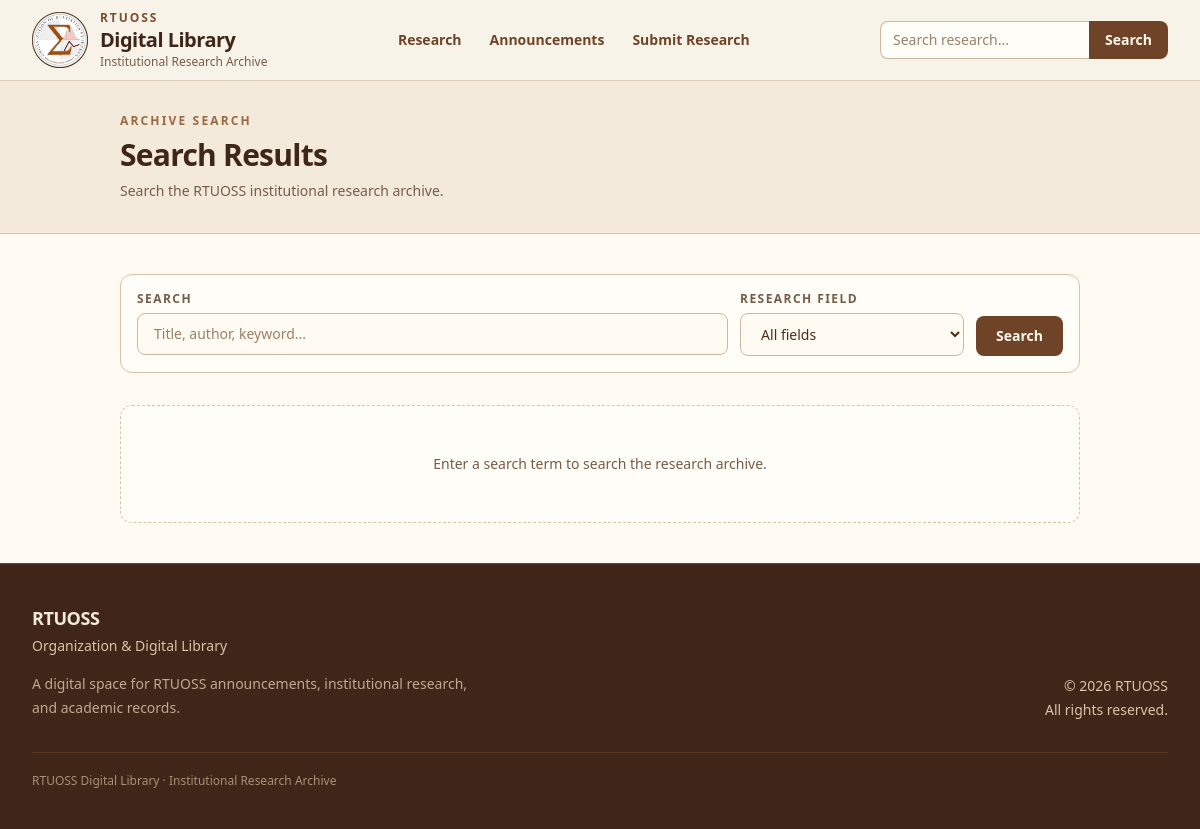
Page /research/search/ on the earlier database version.
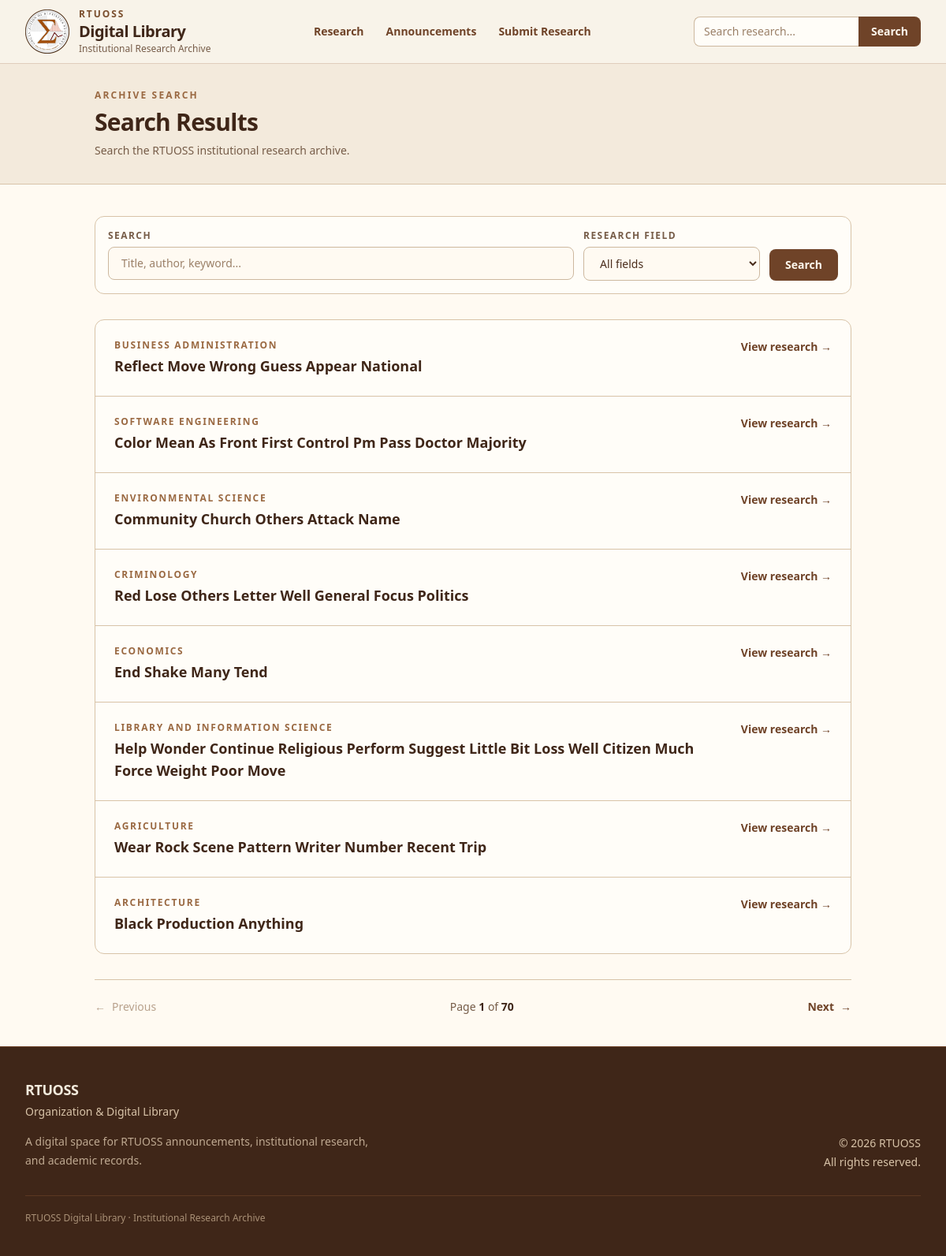
Same page on the later database version.
### research/models.py (models this page shows, shortened)
class ResearchTitle(models.Model):
    class PublicationStatus(models.TextChoices):
        DRAFT = "draft", "Draft"
        PENDING = "pending", "Pending Review"
        PUBLISHED = "published", "Published"
        REJECTED = "rejected", "Rejected"
    research_field = models.ForeignKey(
        ResearchField,
        on_delete=models.PROTECT,
        related_name="research_titles",
    )
    title = models.CharField(max_length=200)
    slug = models.SlugField(max_length=300, unique=True)
    description = models.TextField()
    authors = models.CharField(max_length=200, blank=True)
    keywords = models.CharField(
        max_length=500,
        blank=True,
        help_text="Separate keywords with commas.",
    )
    department = models.CharField(max_length=200, blank=True)
    program = models.CharField(max_length=200, blank=True)
    adviser = models.CharField(max_length=200, blank=True)
    school_year = models.CharField(
        max_length=20,
        blank=True,
        help_text="Example: 2025-2026",
    )
    publication_date = models.DateField(null=True, blank=True)
    created_at = models.DateTimeField(auto_now_add=True)
    updated_at = models.DateTimeField(auto_now=True)
    submitted_by = models.ForeignKey(
        settings.AUTH_USER_MODEL,
        on_delete=models.PROTECT,
        related_name="research_submissions",
        null=True,
        blank=True,
    )
    submitter_email = models.EmailField(
        blank=True,
        help_text="Optional email address for contacting the submitter.",
    )
    publication_status = models.CharField(
        max_length=20,
        choices=PublicationStatus.choices,
        default=PublicationStatus.DRAFT,
    )

class ResearchField(models.Model):
    name = models.CharField(max_length=200, unique=True)
    slug = models.SlugField(max_length=200, unique=True)
    description = models.TextField(blank=True)
    created_at = models.DateTimeField(auto_now_add=True)
    updated_at = models.DateTimeField(auto_now=True)
    class Meta:
        ordering = ["name"]

### research/views.py (the view)
# urls.py: path("search/", views.search, name="search"),
def search(request):
    query = request.GET.get("q", "").strip()
    field = request.GET.get("field", "").strip()
    results = (
        search_research(
            query=query,
            field=field,
        )
        .prefetch_related(
            Prefetch(
                "papers",
                queryset=ResearchPaper.objects.only(
                    "id",
                    "research_title_id",
                    "abstract",
                ),
            )
        )
    )
    paginator = Paginator(results, 8)
    page_number = request.GET.get("page")
    page_obj = paginator.get_page(page_number)
    fields = ResearchField.objects.all()
    return render(request, "research/search.html", {
        "query": query,
        "field": field,
        "page_obj": page_obj,
        "fields": fields,
    })

### research/services.py (called while the page is built, shortened)
def search_research(query="", field=None):
  queryset = (
    ResearchTitle.objects
    .filter(
      publication_status=ResearchTitle.PublicationStatus.PUBLISHED
    )
    .select_related("research_field")
  )
  query = query.strip()
  if field:
    queryset = queryset.filter(
      research_field__slug=field
    )
  return queryset.order_by("-created_at")

### research/templates/research/search.html (shortened to what this page needs)
{% extends "base.html" %}
{% block content %}
<section class="border-b border-[#d8c3a8] bg-[#f3eadc]">
    <div class="mx-auto max-w-5xl px-6 py-8 lg:px-8">
        <p class="text-xs font-semibold uppercase tracking-[0.18em] text-[#9a6942]">
            Archive Search
        </p>
        <h2 class="mt-2 text-2xl font-bold tracking-tight text-[#3f2618] sm:text-3xl">
            Search Results
        </h2>
        <p class="mt-2 text-sm text-[#765c48]">
            Search the RTUOSS institutional research archive.
        </p>
    </div>
</section>
<section class="bg-[#fffaf2]">
    <div class="mx-auto max-w-5xl px-6 py-10 lg:px-8">
        <form
            method="get"
            action="{% url 'research:search' %}"
            class="mb-8 rounded-xl border border-[#d8c3a8] bg-[#fffdf8] p-4"
        >
            <div class="flex flex-col gap-3 sm:flex-row">
                <div class="flex-1">
                    <label
                        for="search-query"
                        class="mb-1.5 block text-xs font-semibold uppercase tracking-[0.12em] text-[#765c48]"
                    >
                        Search
                    </label>
                    <input
                        id="search-query"
                        type="search"
                        name="q"
                        value="{{ query }}"
                        placeholder="Title, author, keyword..."
                        class="w-full rounded-lg border border-[#cdb89f] bg-[#fffaf2] px-4 py-2.5 text-sm text-[#4a2d1c] outline-none placeholder:text-[#9b8068] focus:border-[#8a5a36] focus:ring-2 focus:ring-[#9a6942]/20"
                    >
                </div>
                <div class="sm:w-56">
                    <label
                        for="research-field"
                        class="mb-1.5 block text-xs font-semibold uppercase tracking-[0.12em] text-[#765c48]"
                    >
                        Research Field
                    </label>
                    <select
                        id="research-field"
                        name="field"
                        class="w-full rounded-lg border border-[#cdb89f] bg-[#fffaf2] px-4 py-2.5 text-sm text-[#4a2d1c] outline-none focus:border-[#8a5a36] focus:ring-2 focus:ring-[#9a6942]/20"
                    >
                        <option value="">
                            All fields
                        </option>
                    </select>
                </div>
                <div class="flex items-end">
                    <button
                        type="submit"
                        class="w-full rounded-lg bg-[#6f4328] px-5 py-2.5 text-sm font-semibold text-[#fff8ed] transition hover:bg-[#4d2d1c] sm:w-auto"
                    >
                        Search
                    </button>
                </div>
            </div>
        </form>
        {% include "research/partials/search_results.html" %}
    </div>
</section>
{% endblock content %}

### research/templates/research/partials/search_results.html (shortened to what this page needs)
{% load research_extras %}
{% if page_obj.object_list %}
    <div class="divide-y divide-[#d8c3a8] rounded-xl border border-[#d8c3a8] bg-[#fffdf8]">
        {% for research in page_obj %}
            <article class="p-6">
                <div class="flex flex-col gap-3 sm:flex-row sm:items-start sm:justify-between">
                    <div class="min-w-0">
                        <p class="text-xs font-semibold uppercase tracking-[0.14em] text-[#9a6942]">
                            {{ research.research_field.name }}
                        </p>
                        <h2 class="mt-1 text-lg font-semibold leading-7 text-[#3f2618]">
                            <a
                                href="{% url 'research:research_detail' research.slug %}"
                                class="transition hover:text-[#6f4328]"
                            >
                                {% if query and research.title|contains_query:query %}
                                    {{ research.title|highlight:query }}
                                {% else %}
                                    {{ research.title }}
                                {% endif %}
                            </a>
                        </h2>
                    </div>
                    <a
                        href="{% url 'research:research_detail' research.slug %}"
                        class="shrink-0 text-sm font-semibold text-[#6f4328] transition hover:text-[#3f2618]"
                    >
                        View research →
                    </a>
                </div>
            </article>
        {% endfor %}
    </div>
    {% if page_obj.paginator.num_pages > 1 %}
        <nav
            class="mt-8 flex items-center justify-between border-t border-[#d8c3a8] pt-6"
            aria-label="Search results pagination"
        >
            {% if page_obj.has_previous %}
                <a
                    href="?q={{ query|urlencode }}&field={{ field|urlencode }}&page={{ page_obj.previous_page_number }}"
                    class="inline-flex items-center gap-2 text-sm font-semibold text-[#6f4328] transition hover:text-[#3f2618]"
                >
                    <span>←</span>
                    Previous
                </a>
            {% else %}
                <span class="inline-flex items-center gap-2 text-sm text-[#b8a18c]">
                    <span>←</span>
                    Previous
                </span>
            {% endif %}
            <p class="text-sm text-[#765c48]">
                Page
                <span class="font-semibold text-[#3f2618]">
                    {{ page_obj.number }}
                </span>
                of
                <span class="font-semibold text-[#3f2618]">
                    {{ page_obj.paginator.num_pages }}
                </span>
            </p>
            {% if page_obj.has_next %}
                <a
                    href="?q={{ query|urlencode }}&field={{ field|urlencode }}&page={{ page_obj.next_page_number }}"
                    class="inline-flex items-center gap-2 text-sm font-semibold text-[#6f4328] transition hover:text-[#3f2618]"
                >
                    Next
                    <span>→</span>
                </a>
            {% else %}
                <span class="inline-flex items-center gap-2 text-sm text-[#b8a18c]">
                    Next
                    <span>→</span>
                </span>
            {% endif %}
        </nav>
    {% endif %}
{% else %}
    <div class="rounded-xl border border-dashed border-[#d8c3a8] bg-[#fffdf8] px-6 py-12 text-center">
        {% if query %}
            <p class="text-sm font-medium text-[#4a2d1c]">
                No research found for
                <span class="font-semibold">
                    “{{ query }}”
                </span>
            </p>
            <p class="mt-2 text-sm text-[#765c48]">
                Try a different keyword, author, research field, or phrase.
            </p>
        {% else %}
            <p class="text-sm text-[#765c48]">
                Enter a search term to search the research archive.
            </p>
        {% endif %}
    </div>
{% endif %}

Differences in the rows shown:
added ResearchTitle: research_field.name "BUSINESS ADMINISTRATION", title "Reflect Move Wrong Guess Appear National"
added ResearchTitle: research_field.name "SOFTWARE ENGINEERING", title "Color Mean As Front First Control Pm Pass Doctor Majority"
added ResearchTitle: research_field.name "ENVIRONMENTAL SCIENCE", title "Community Church Others Attack Name"
added ResearchTitle: research_field.name "CRIMINOLOGY", title "Red Lose Others Letter Well General Focus Politics"
added ResearchTitle: research_field.name "ECONOMICS", title "End Shake Many Tend"
added ResearchTitle: research_field.name "LIBRARY AND INFORMATION SCIENCE", title "Help Wonder Continue Religious Perform Suggest Little Bit Loss Well Citizen Much Force Weight Poor Move"
added ResearchTitle: research_field.name "AGRICULTURE", title "Wear Rock Scene Pattern Writer Number Recent Trip"
added ResearchTitle: research_field.name "ARCHITECTURE", title "Black Production Anything"
Other differences:
{{ page_obj.number }}: (not shown) → "1"
{{ page_obj.paginator.num_pages }}: (not shown) → "70"
text no longer shown: "Enter a search term to search the research archive."
text now shown: "← Previous Page of Next →"
